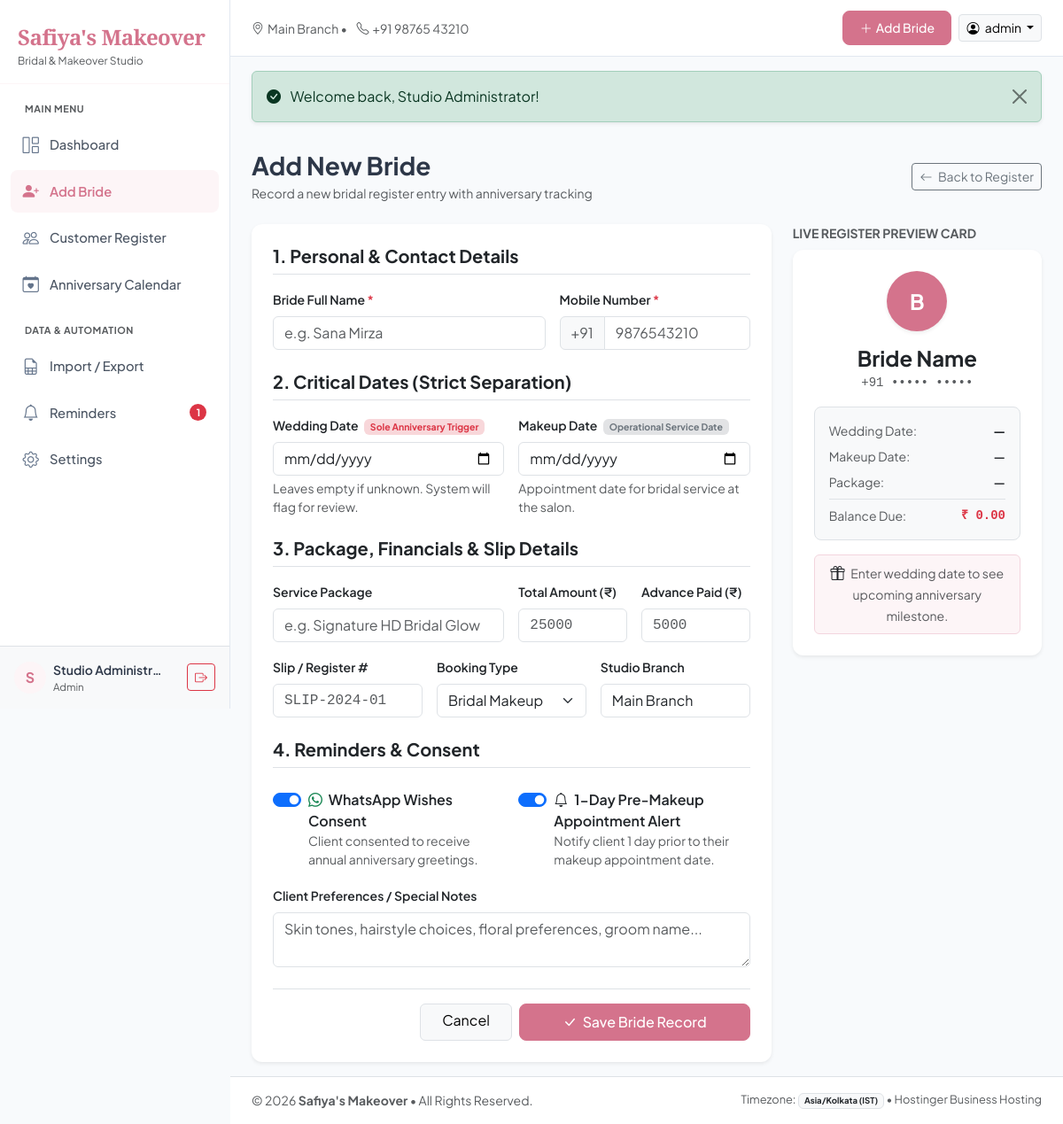
The app's page /customers/add.php (signed in) with its own data.
### tables this page shows
CREATE TABLE IF NOT EXISTS `settings` (
  `id` INT AUTO_INCREMENT PRIMARY KEY,
  `key_name` VARCHAR(64) NOT NULL UNIQUE,
  `value` TEXT NULL,
  `description` VARCHAR(255) NULL,
  `updated_at` DATETIME NOT NULL DEFAULT CURRENT_TIMESTAMP ON UPDATE CURRENT_TIMESTAMP,
  INDEX `idx_settings_key` (`key_name`)
);

### customers/add.php (the view, shortened to what the rows shown need)
<?php
require_once __DIR__ . '/../includes/functions.php';
$default_branch = get_setting('salon_branch', 'Main Branch');
require_once __DIR__ . '/../includes/header.php';
?>
<div class="d-flex justify-content-between align-items-center mb-4">
    <div>
        <h2 class="h3 fw-bold mb-1">Add New Bride</h2>
    </div>
</div>
<div class="row g-4">
    <div class="col-lg-8">
        <div class="card card-salon border-0 shadow-sm">
            <div class="card-body p-4">
                <form method="POST" action="add.php" id="addBrideForm" autocomplete="off">
                    <div class="row g-3 mb-4">
                        <div class="col-md-4">
                            <label class="form-label small fw-semibold">Studio Branch</label>
                            <input type="text" name="salon_branch" class="form-control" value="<?= htmlspecialchars($_POST['salon_branch'] ?? $default_branch) ?>">
                        </div>
                    </div>
                </form>
            </div>
        </div>
    </div>
</div>
<?php require_once __DIR__ . '/../includes/footer.php'; ?>

### includes/header.php (shortened to what the rows shown need)
<?php
require_once __DIR__ . '/functions.php';
$current_dir = dirname($_SERVER['SCRIPT_NAME']);
$depth = substr_count(trim($current_dir, '/\\'), '/');
$root = str_repeat('../', $depth);
if ($root === '') $root = './';
$salon_name = get_setting('salon_name', "Safiya's Makeover");
$salon_tagline = get_setting('salon_tagline', "Bridal & Makeover Studio");
$salon_branch = get_setting('salon_branch', "Main Branch");
$salon_phone = get_setting('salon_phone', "+91 98765 43210");
$current_page = basename($_SERVER['PHP_SELF'], '.php');
$current_path = $_SERVER['PHP_SELF'];
$user_id = $_SESSION['user_id'] ?? null;
$user_name = $_SESSION['user_name'] ?? 'Admin';
$user_full_name = $_SESSION['user_full_name'] ?? 'Studio Administrator';
$user_role = $_SESSION['user_role'] ?? 'staff';
$is_admin = ($user_role === 'admin');
$today_anniversaries = get_todays_anniversaries();
$pending_reminders_count = count($today_anniversaries);
?>
<!DOCTYPE html>
<html lang="en">
<head>
    <link href="https://cdn.jsdelivr.net/npm/bootstrap@5.3.3/dist/css/bootstrap.min.css" rel="stylesheet">
    <link href="https://cdn.jsdelivr.net/npm/bootstrap-icons@1.11.3/font/bootstrap-icons.min.css" rel="stylesheet">
    <link href="<?= $root ?>assets/css/custom.css" rel="stylesheet">
</head>
<body>
    <?php if ($user_id): ?>
    <div id="sidebar-wrapper">
        <div class="sidebar-brand d-flex align-items-center justify-content-between">
            <div>
                <a href="<?= $root ?>index.php" class="text-decoration-none">
                    <span class="brand-logo-text fs-4"><?= htmlspecialchars($salon_name) ?></span>
                    <div class="text-muted small" style="font-size: 0.75rem;"><?= htmlspecialchars($salon_tagline) ?></div>
                </a>
            </div>
        </div>
        <div class="nav-sidebar">
            <div class="text-uppercase text-muted px-3 py-1 mb-1 fw-bold" style="font-size: 0.68rem; letter-spacing: 0.5px;">Main Menu</div>
            <a class="nav-link <?= ($current_page === 'index' && strpos($current_path, '/customers/') === false && strpos($current_path, '/calendar/') === false && strpos($current_path, '/reminders/') === false && strpos($current_path, '/import_export/') === false && strpos($current_path, '/settings/') === false) ? 'active' : '' ?>" href="<?= $root ?>index.php">
                <i class="bi bi-grid-1x2"></i> Dashboard
            </a>
            <a class="nav-link <?= ($current_page === 'add' && strpos($current_path, '/customers/') !== false) ? 'active' : '' ?>" href="<?= $root ?>customers/add.php">
                <i class="bi bi-person-plus-fill text-salon"></i> Add Bride
            </a>
            <a class="nav-link <?= (strpos($current_path, '/customers/') !== false && $current_page !== 'add') ? 'active' : '' ?>" href="<?= $root ?>customers/index.php">
                <i class="bi bi-people"></i> Customer Register
            </a>
            <a class="nav-link <?= (strpos($current_path, '/calendar/') !== false) ? 'active' : '' ?>" href="<?= $root ?>calendar/index.php">
                <i class="bi bi-calendar-heart"></i> Anniversary Calendar
            </a>
            <div class="text-uppercase text-muted px-3 py-1 mt-3 mb-1 fw-bold" style="font-size: 0.68rem; letter-spacing: 0.5px;">Data &amp; Automation</div>
            <a class="nav-link <?= (strpos($current_path, '/import_export/') !== false) ? 'active' : '' ?>" href="<?= $root ?>import_export/index.php">
                <i class="bi bi-file-earmark-spreadsheet"></i> Import / Export
            </a>
            <a class="nav-link <?= (strpos($current_path, '/reminders/') !== false) ? 'active' : '' ?>" href="<?= $root ?>reminders/index.php">
                <i class="bi bi-bell"></i> Reminders
                <?php if ($pending_reminders_count > 0): ?>
                <span class="badge bg-danger rounded-pill ms-auto" style="font-size: 0.7rem;"><?= $pending_reminders_count ?></span>
                <?php endif; ?>
            </a>
            <?php if ($is_admin): ?>
            <a class="nav-link <?= (strpos($current_path, '/settings/') !== false) ? 'active' : '' ?>" href="<?= $root ?>settings/index.php">
                <i class="bi bi-gear"></i> Settings
            </a>
            <?php endif; ?>
        </div>
        <div class="p-3 border-top bg-light mt-auto">
            <div class="d-flex align-items-center">
                <div class="rounded-circle bg-stat-pink d-flex align-items-center justify-content-center me-2" style="width: 36px; height: 36px; font-weight: bold;">
                    <?= strtoupper(substr($user_full_name, 0, 1)) ?>
                </div>
                <div class="overflow-hidden me-auto">
                    <div class="fw-semibold text-truncate small" style="max-width: 130px;"><?= htmlspecialchars($user_full_name) ?></div>
                    <div class="text-muted text-capitalize" style="font-size: 0.72rem;"><?= htmlspecialchars($user_role) ?></div>
                </div>
                <a href="<?= $root ?>auth/logout.php" class="btn btn-sm btn-outline-danger" title="Sign Out" data-bs-toggle="tooltip">
                    <i class="bi bi-box-arrow-right"></i>
                </a>
            </div>
        </div>
    </div>
    <?php endif; ?>
    <div id="page-content-wrapper" <?= !$user_id ? 'style="margin-left:0; width:100%;"' : '' ?>>
        <?php if ($user_id): ?>
        <nav class="navbar navbar-topbar d-flex justify-content-between align-items-center sticky-top">
            <div class="d-flex align-items-center">
                <div class="d-none d-md-block">
                    <span class="text-muted small">
                        <i class="bi bi-geo-alt me-1"></i><?= htmlspecialchars($salon_branch) ?> &bull;
                        <i class="bi bi-telephone ms-2 me-1"></i><?= htmlspecialchars($salon_phone) ?>
                    </span>
                </div>
            </div>
            <div class="d-flex align-items-center gap-2">
                <a href="<?= $root ?>customers/add.php" class="btn btn-salon-primary btn-sm d-none d-sm-inline-flex align-items-center gap-1">
                    <i class="bi bi-plus-lg"></i> Add Bride
                </a>
                <div class="dropdown">
                    <button class="btn btn-sm btn-light border dropdown-toggle" type="button" data-bs-toggle="dropdown">
                        <i class="bi bi-person-circle me-1"></i> <?= htmlspecialchars($user_name) ?>
                    </button>
                </div>
            </div>
        </nav>
        <?php endif; ?>
        <main class="flex-grow-1 px-4 py-3">

### includes/footer.php (shortened to what the rows shown need)
        </main>
        <footer class="border-top py-3 px-4 bg-white text-muted small mt-auto">
            <div class="d-flex flex-column flex-md-row justify-content-between align-items-center">
                <div>
                    &copy; <?= date('Y') ?> <strong><?= htmlspecialchars($salon_name) ?></strong> &bull; All Rights Reserved.
                </div>
            </div>
        </footer>
    </div>
</body>
</html>

### records on screen
settings: value "Safiya's Makeover"
settings: value "Bridal & Makeover Studio"
settings: value "Main Branch", salon_branch "Main Branch"
settings: value "+91 98765 43210"

### other values on screen
$pending_reminders_count "1"
substr($user_full_name, 0, 1) "S"
$user_full_name "Studio Administr…"
$user_role "Admin"
$user_name "admin"
$fl['message'] "Welcome back, Studio Administrator!"
